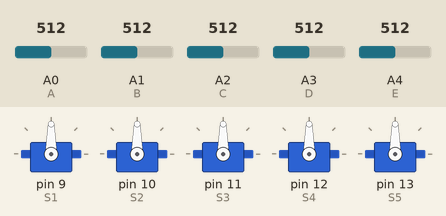
Recording of a sketch running on a simulated Arduino Uno, built with avr-gcc and run on an emulated ATmega328P. Parts: 5 × servo. The inputs (shaded band) are chosen by the test bench; at power-on: A0 (A) = 512, A1 (B) = 512, A2 (C) = 512, A3 (D) = 512, A4 (E) = 512.

Above: at 1.2 s.
1.3 s: A0 (A) set to 716
At 1.6 s:
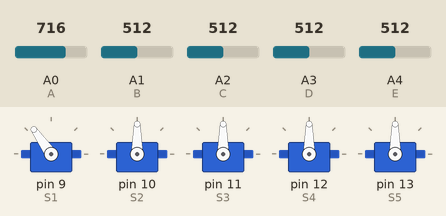
2.8 s: A1 (B) set to 716
At 3.8 s:
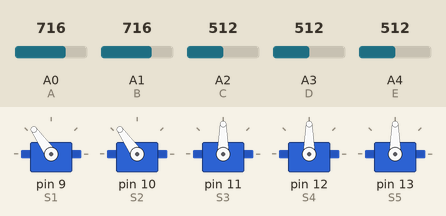
4.3 s: A2 (C) set to 716
At 5.1 s:
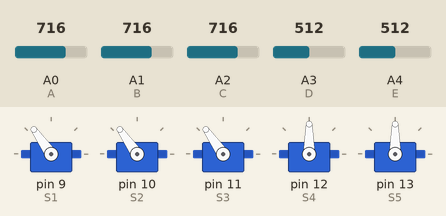
5.8 s: A3 (D) set to 716
At 6.1 s:
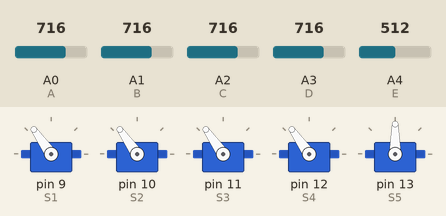
7.3 s: A4 (E) set to 716
At 8.5 s:
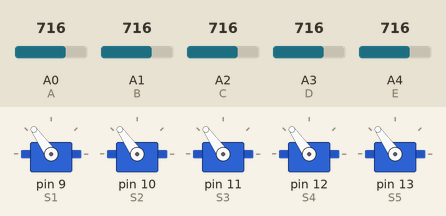
8.8 s: A0 (A) set to 992
At 9.6 s:
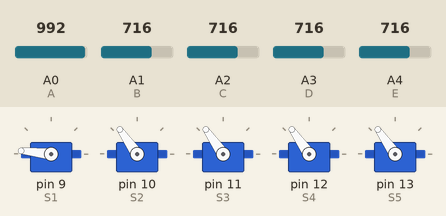
Timing chart, 0 to 11.3 s (numbered marks = the images above; inputs shaded):
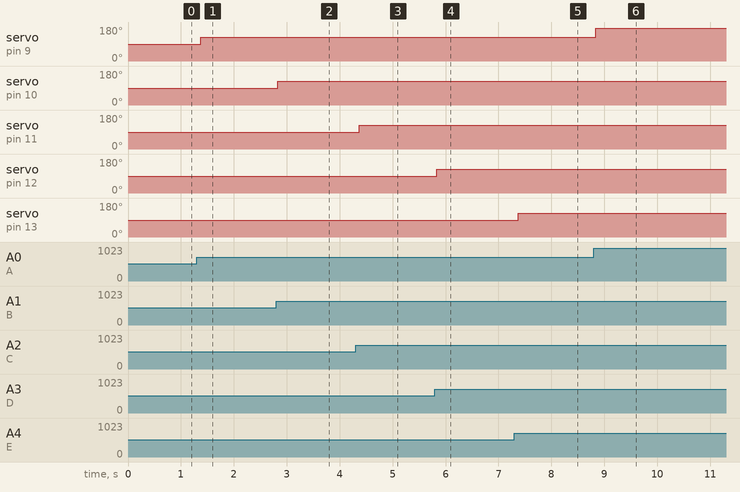

Measured:
- after the input at 1.3 s, servo on pin 9 (S1): 90° → 125° after 0.07 s
- after the input at 2.8 s, servo on pin 10 (S2): 90° → 125° at once
- after the input at 4.3 s, servo on pin 11 (S3): 90° → 125° after 0.07 s
- after the input at 5.8 s, servo on pin 12 (S4): 90° → 125° at once
- after the input at 7.3 s, servo on pin 13 (S5): 90° → 125° after 0.07 s
- after the input at 8.8 s, servo on pin 9 (S1): 125° → 174° at once

The sketch:

circuit2.ino
```cpp
#include <Servo.h>  // add servo library

Servo S1, S2, S3, S4, S5;  // create servo object to control a servo

int A = 0;  // analog pin used to connect the potentiometer
int B = 1;
int C = 2;
int D = 3;
int E = 4;


int valA0;    // variable to read the value from the analog pin
int valA1;
int valA2;
int valA3;
int valA4;

void setup() {
  S1.attach(9);  // attaches the servo on pin 9 to the servo object
  S2.attach(10);
  S3.attach(11);
  S4.attach(12);
  S5.attach(13);
}

void loop() {
  valA0 = analogRead(A);            // reads the value of the potentiometer (value between 0 and 1023)
  valA0 = map(valA0, 0, 1023, 0, 180);     // scale it to use it with the servo (value between 0 and 180)
  S1.write(valA0);                  // sets the servo position according to the scaled value
  delay(15);                           // waits for the servo to get there


  valA1 = analogRead(B);
  valA1 = map(valA1, 0, 1023, 0, 180);
  S2.write(valA1);
  delay(15);

  valA2 = analogRead(C);
  valA2 = map(valA2, 0, 1023, 0, 180);
  S3.write(valA2);
  delay(15);

  valA3 = analogRead(D);
  valA3 = map(valA3, 0, 1023, 0, 180);
  S4.write(valA3);
  delay(15);

  valA4 = analogRead(E);
  valA4 = map(valA4, 0, 1023, 0, 180);
  S5.write(valA4);
  delay(15);

}
```
